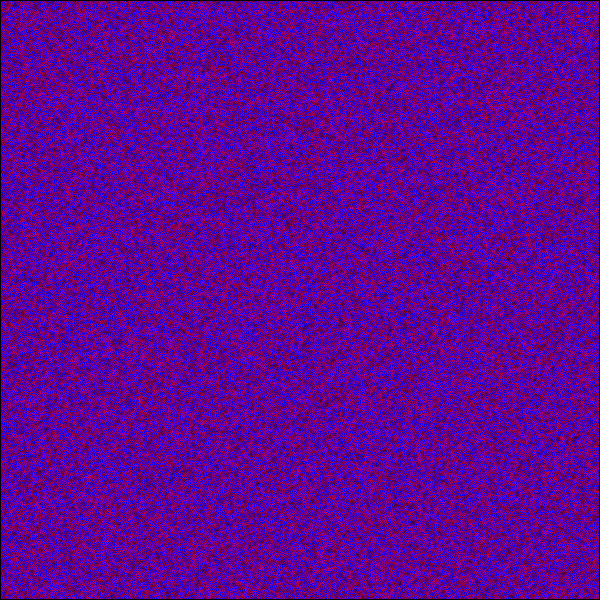
Frame 1 (no input)
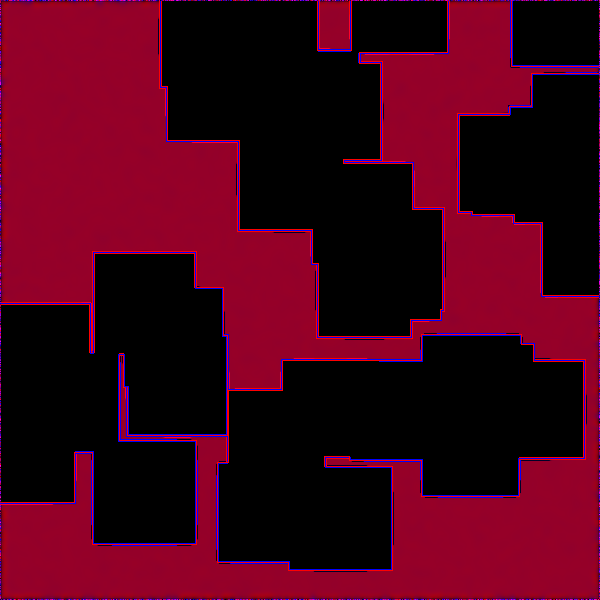
Frame 60 (no input)
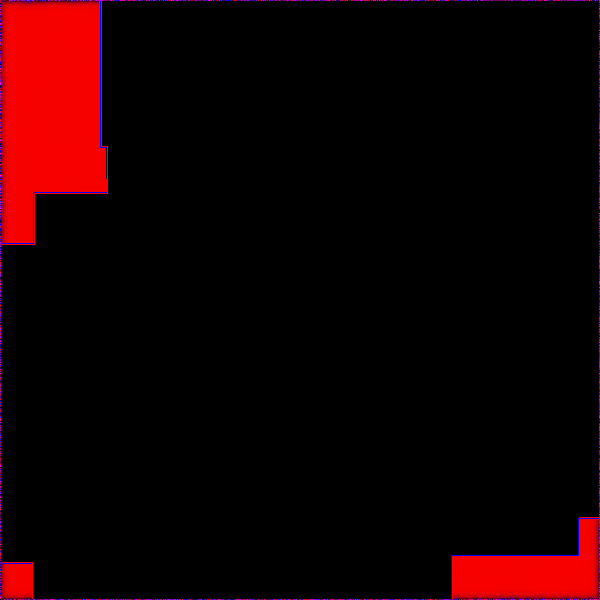
Frame 120 (the mouse pressed at the canvas centre since frame 60)

The p5.js sketch that drew these frames (run headless with seeded random() and noise() and a simulated clock; from frame 60 on, the mouse is pressed at the canvas centre):

// p5.js sketch
// ── sketch.js
var grid, next;

var dA = 1; // diffusion rate of chemical A
var dB = 0.5; // diffusion rate of chemical B
var feed = 0.055; // how fast chem A is being added.
var k = 0.062; // kill rate - how fast B is being removed

var dT = 1;

setup = () => {
  createCanvas(600,600);
  pixelDensity(1);
  grid = []; // current generation
  next = []; // next generation
  // setup the grid
  for (var i = 0; i < width; i++) {
    grid[i] = [];
    next[i] = [];
    for (var j = 0; j < height; j++) {
      // each spot in grid starts out with 0 of chemical A and 0 of chemical B
      grid[i][j] = { a: random(1), b: random(1) };
      next[i][j] = { a: 0, b: 0 };
    }
  }
}

draw = () => {
  background(51);

  for (var x = 1; x < width-1; x++) {
    for (var y = 1; y < height-1; y++) {
      var a = grid[x][y].a;
      var b = grid[x][y].b;
      next[x][y].a =  a +
                      ((dA * laplaceA(x,y)) -
                      (a * b * b) +
                      (feed * (1 - a))) * dT;
      next[x][y].b =  b +
                      ((dB * laplaceB(x,y)) +
                      (a * b * b) -
                      ((k + feed) * b)) * dT;

    }
  }

  loadPixels();

  for (var x = 0; x < width; x++) {
    for (var y = 0; y < height; y++) {
      var pix = (x + y * width) * 4;
      pixels[pix + 0] = next[x][y].a * 255;
      pixels[pix + 1] = 0;
      pixels[pix + 2] = next[x][y].b * 255;
      pixels[pix + 3] = 255;
    }
  }
  updatePixels();
  swap();
}

swap = () => {
  var temp = grid;
  grid = next;
  next = temp;
}

// The Laplacian is performed with a 3x3 convolution with center weight -1, adjacent neighbors .2, and diagonals .05.
laplaceA = (x,y) => {
  var sumA = 0;
  sumA += grid[x][y].a * -1;
  sumA += grid[x-1][y].a * 0.2;
  sumA += grid[x+1][y].a * 0.2;
  sumA += grid[x][y-1].a * 0.2;
  sumA += grid[x][y+1].a * 0.2;
  sumA += grid[x+1][y+1].a * 0.05;
  sumA += grid[x+1][y-1].a * 0.05;
  sumA += grid[x-1][y+1].a * 0.05;
  sumA += grid[x-1][y-1].a * 0.05;
  return sumA;
}

laplaceB = (x,y) => {
  var sumB = 0;
  sumB += grid[x][y].b * -1;
  sumB += grid[x-1][y].b * 0.2;
  sumB += grid[x+1][y].b * 0.2;
  sumB += grid[x][y-1].b * 0.2;
  sumB += grid[x][y+1].b * 0.2;
  sumB += grid[x+1][y+1].b * 0.05;
  sumB += grid[x+1][y-1].b * 0.05;
  sumB += grid[x-1][y+1].b * 0.05;
  sumB += grid[x-1][y-1].b * 0.05;
  return sumB;
}
